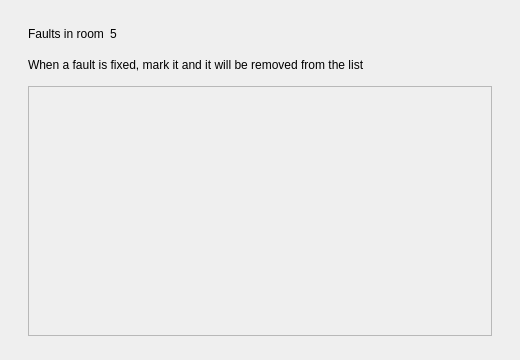
<?xml version="1.0" encoding="UTF-8"?>
<ui version="4.0">
 <class>Dialog</class>
 <widget class="QDialog" name="Dialog">
  <property name="geometry">
   <rect>
    <x>0</x>
    <y>0</y>
    <width>520</width>
    <height>360</height>
   </rect>
  </property>
  <property name="windowTitle">
   <string>Room faults</string>
  </property>
  <layout class="QVBoxLayout" name="dialog_layout">
   <property name="spacing">
    <number>14</number>
   </property>
   <property name="leftMargin">
    <number>28</number>
   </property>
   <property name="topMargin">
    <number>24</number>
   </property>
   <property name="rightMargin">
    <number>28</number>
   </property>
   <property name="bottomMargin">
    <number>24</number>
   </property>
   <item>
    <layout class="QHBoxLayout" name="title_layout">
     <property name="spacing">
      <number>6</number>
     </property>
     <item>
      <widget class="QLabel" name="label">
       <property name="text">
        <string>Faults in room</string>
       </property>
       <property name="role" stdset="0">
        <string>h2</string>
       </property>
      </widget>
     </item>
     <item>
      <widget class="QLabel" name="room_number_label">
       <property name="text">
        <string>5</string>
       </property>
       <property name="role" stdset="0">
        <string>h2</string>
       </property>
      </widget>
     </item>
     <item>
      <spacer name="spacer_1">
       <property name="orientation">
        <enum>Qt::Horizontal</enum>
       </property>
       <property name="sizeHint" stdset="0">
        <size>
         <width>40</width>
         <height>20</height>
        </size>
       </property>
      </spacer>
     </item>
    </layout>
   </item>
   <item>
    <widget class="QLabel" name="subtitle_label">
     <property name="text">
      <string>When a fault is fixed, mark it and it will be removed from the list</string>
     </property>
     <property name="wordWrap">
      <bool>true</bool>
     </property>
     <property name="role" stdset="0">
      <string>muted</string>
     </property>
    </widget>
   </item>
   <item>
    <widget class="QScrollArea" name="faults_scrollArea">
     <property name="widgetResizable">
      <bool>true</bool>
     </property>
     <property name="minimumSize">
      <size>
       <width>0</width>
       <height>220</height>
      </size>
     </property>
     <property name="horizontalScrollBarPolicy">
      <enum>Qt::ScrollBarAlwaysOff</enum>
     </property>
     <widget class="QWidget" name="scrollAreaWidgetContents_dates_catch">
      <layout class="QVBoxLayout" name="verticalLayout_2">
       <property name="spacing">
        <number>0</number>
       </property>
       <property name="leftMargin">
        <number>0</number>
       </property>
       <property name="topMargin">
        <number>0</number>
       </property>
       <property name="rightMargin">
        <number>0</number>
       </property>
       <property name="bottomMargin">
        <number>0</number>
       </property>
       <item>
        <layout class="QVBoxLayout" name="faults_widget">
         <property name="spacing">
          <number>8</number>
         </property>
        </layout>
       </item>
       <item>
        <spacer name="spacer_2">
         <property name="orientation">
          <enum>Qt::Vertical</enum>
         </property>
         <property name="sizeHint" stdset="0">
          <size>
           <width>20</width>
           <height>40</height>
          </size>
         </property>
        </spacer>
       </item>
      </layout>
     </widget>
    </widget>
   </item>
  </layout>
 </widget>
 <resources/>
 <connections/>
</ui>
